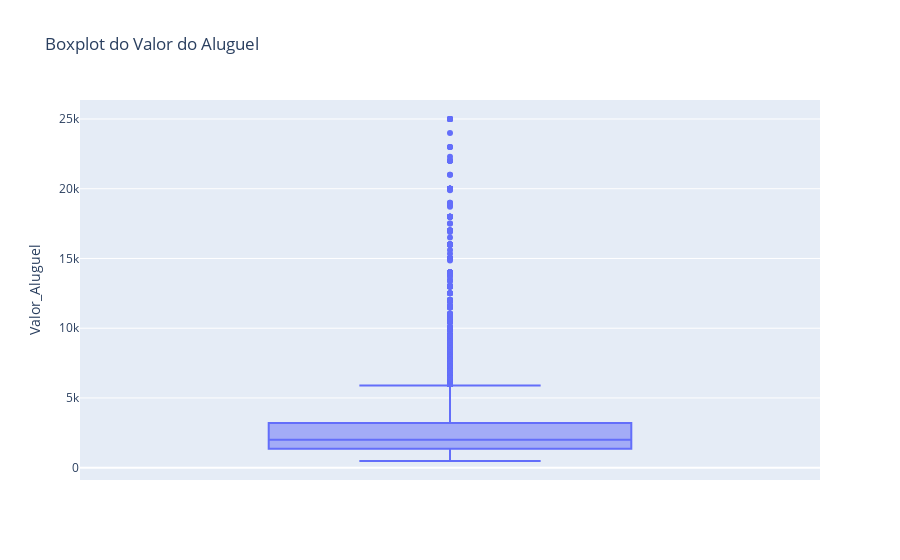

Notebook code cell kept with this figure:
### Code cell
#verificar outliers

fig = px.box(df, y="Valor_Aluguel", title="Boxplot do Valor do Aluguel")
fig.show()

### Figure 1 — Plotly figure (JSON) as saved in the notebook; plotly's stock layout.template omitted (floating-point values rounded to 4 significant figures; data arrays with more than 128 entries replaced by an {"elided": "..."} marker saying what was removed)
{"data": [{"alignmentgroup": "True", "hovertemplate": "Valor_Aluguel=%{y}<extra></extra>", "legendgroup": "", "marker": {"color": "#636efa"}, "name": "", "notched": false, "offsetgroup": "", "orientation": "v", "showlegend": false, "type": "box", "x0": " ", "xaxis": "x", "y": {"elided": "7203 int values"}, "y0": " ", "yaxis": "y"}], "layout": {"boxmode": "group", "legend": {"tracegroupgap": 0}, "title": {"text": "Boxplot do Valor do Aluguel"}, "xaxis": {"anchor": "y", "domain": [0, 1]}, "yaxis": {"anchor": "x", "domain": [0, 1], "title": {"text": "Valor_Aluguel"}}}}
